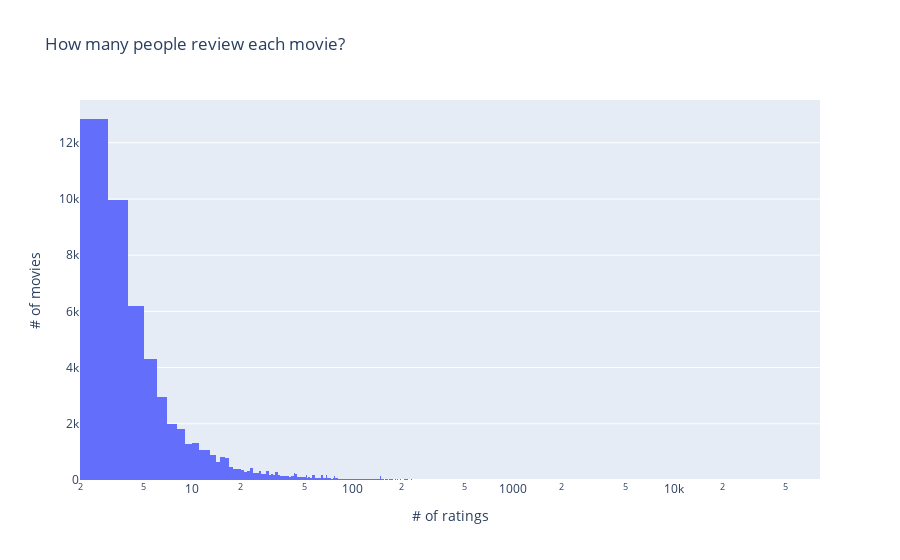

This figure's notebook cell:
### Markdown cell above
Our first visualization shows how many ratings each movie in our dataset has recieved. This is helpful in establishing the accuracy of our "average rating" statistic. If the majority of our data only has one rating per movie, then those averages may not accurately reflect the public consensus about each movie. However, if most movies have 100 ratings, then we know our averages are quite accurate with the general publics feelings towards each movie

### Code cell
import plotly.express as px
df_num_ratings = df_merged_with_genres['number_of_ratings'].value_counts(
).rename_axis('number_of_ratings').reset_index(name='count')

fig = px.histogram(df_num_ratings, x='number_of_ratings', y='count',
                   nbins=20, log_x=True, title="How many people review each movie?")

fig.update_yaxes(title_text="# of movies")
fig.update_xaxes(title_text="# of ratings")

fig.update_traces(xbins=dict(  # bins used for histogram
    start=0.0,
    end=100,
    size=1
))
fig.show()

### Figure 1 — Plotly figure (JSON) as saved in the notebook; plotly's stock layout.template omitted (floating-point values rounded to 4 significant figures; data arrays with more than 128 entries replaced by an {"elided": "..."} marker saying what was removed)
{"data": [{"alignmentgroup": "True", "bingroup": "x", "histfunc": "sum", "hovertemplate": "number_of_ratings=%{x}<br>sum of count=%{y}<extra></extra>", "legendgroup": "", "marker": {"color": "#636efa", "pattern": {"shape": ""}}, "name": "", "nbinsx": 20, "offsetgroup": "", "orientation": "v", "showlegend": false, "type": "histogram", "x": {"elided": "3820 int values"}, "xaxis": "x", "xbins": {"end": 100, "size": 1, "start": 0}, "y": {"elided": "3820 int values"}, "yaxis": "y"}], "layout": {"barmode": "relative", "legend": {"tracegroupgap": 0}, "title": {"text": "How many people review each movie?"}, "xaxis": {"anchor": "y", "domain": [0, 1], "title": {"text": "# of ratings"}, "type": "log"}, "yaxis": {"anchor": "x", "domain": [0, 1], "title": {"text": "# of movies"}}}}
